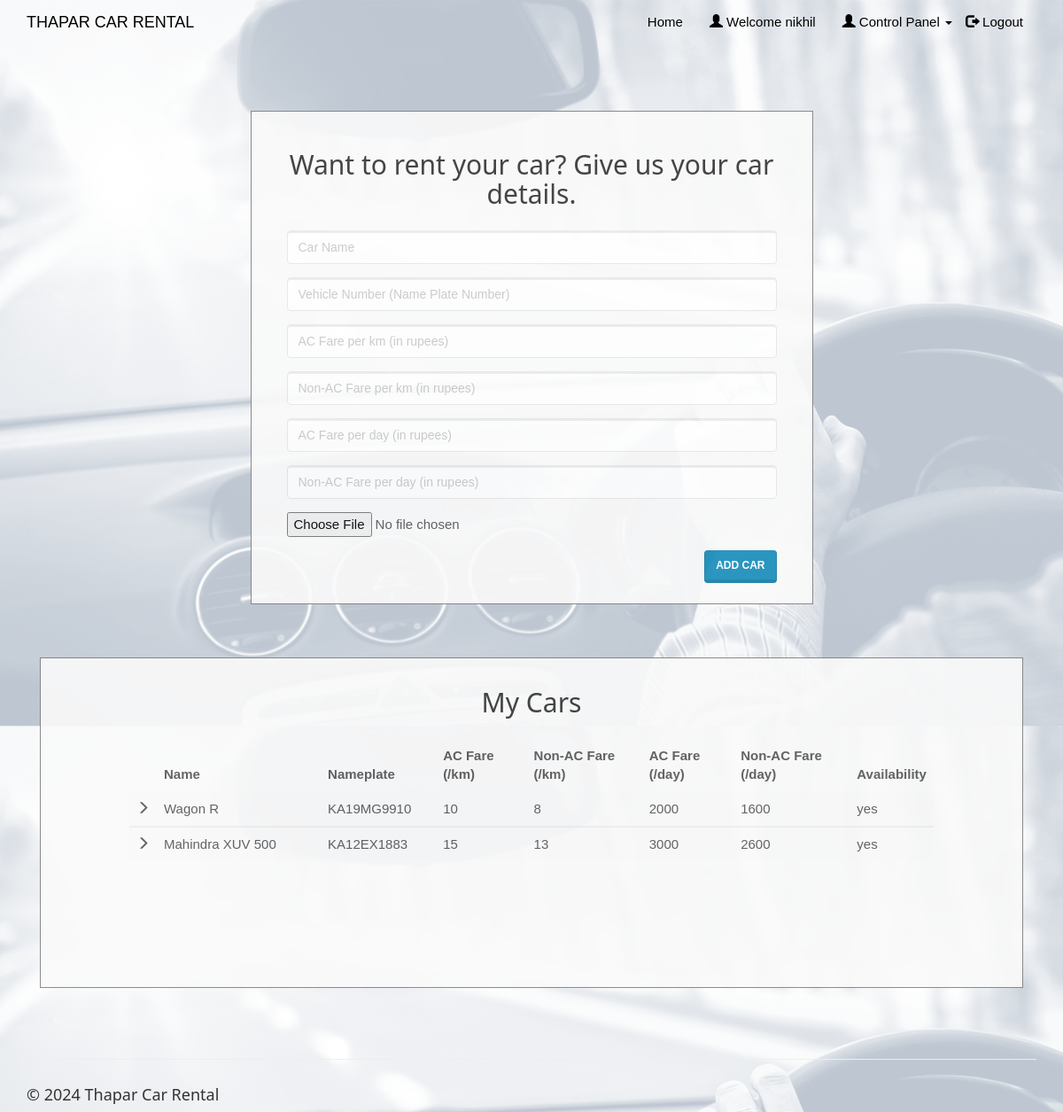
/entercar.php (signed in), run on the app's committed database.
### tables this page shows
CREATE TABLE cars (
  car_id int(20) NOT NULL,
  car_name varchar(50) NOT NULL,
  car_nameplate varchar(50) NOT NULL,
  car_img varchar(50) DEFAULT 'NA',
  ac_price float NOT NULL,
  non_ac_price float NOT NULL,
  ac_price_per_day float NOT NULL,
  non_ac_price_per_day float NOT NULL,
  car_availability varchar(10) NOT NULL
);

### entercar.php (the view, shortened to what this page needs)
<!DOCTYPE html>
<html>
<?php
include('session_client.php'); ?>
<head>
    <link rel="stylesheet" href="assets/bootstrap/css/bootstrap.min.css">
    <link rel="stylesheet" href="assets/fonts/font-awesome.min.css">
    <link rel="stylesheet" type="text/css" href="assets/css/customerlogin.css">
    <link rel="stylesheet" href="assets/w3css/w3.css">
    <link rel="stylesheet" type="text/css" media="screen" href="assets/css/clientpage.css" />
</head>
<body>
    <nav class="navbar navbar-custom navbar-fixed-top" role="navigation" style="color: black">
        <div class="container">
            <div class="navbar-header">
                <a class="navbar-brand page-scroll" href="index.php">
                   THAPAR CAR RENTAL </a>
            </div>
            <?php
                if(isset($_SESSION['login_client'])){
            ?>
            <div class="collapse navbar-collapse navbar-right navbar-main-collapse">
                <ul class="nav navbar-nav">
                    <li>
                        <a href="index.php">Home</a>
                    </li>
                    <li>
                        <a href="#"><span class="glyphicon glyphicon-user"></span> Welcome <?php echo $_SESSION['login_client']; ?></a>
                    </li>
                    <li>
                    <ul class="nav navbar-nav navbar-right">
            <li><a href="#" class="dropdown-toggle active" data-toggle="dropdown" role="button" aria-haspopup="true" aria-expanded="false"><span class="glyphicon glyphicon-user"></span> Control Panel <span class="caret"></span> </a>
            </li>
          </ul>
                    </li>
                    <li>
                        <a href="logout.php"><span class="glyphicon glyphicon-log-out"></span> Logout</a>
                    </li>
                </ul>
            </div>
            <?php
                }
                ?>
        </div>
    </nav>
    <div class="container" style="margin-top: 65px;" >
    <div class="col-md-7" style="float: none; margin: 0 auto;">
      <div class="form-area">
        <form role="form" action="entercar1.php" enctype="multipart/form-data" method="POST">
        <br style="clear: both">
          <h3 style="margin-bottom: 25px; text-align: center; font-size: 30px;"> Want to rent your car? Give us your car details. </h3>
          <div class="form-group">
            <input type="text" class="form-control" id="car_name" name="car_name" placeholder="Car Name " required autofocus="">
          </div>
          <div class="form-group">
            <input type="text" class="form-control" id="car_nameplate" name="car_nameplate" placeholder="Vehicle Number (Name Plate Number)" required>
          </div>
          <div class="form-group">
            <input type="text" class="form-control" id="ac_price" name="ac_price" placeholder="AC Fare per km (in rupees)" required>
          </div>
          <div class="form-group">
            <input type="text" class="form-control" id="non_ac_price" name="non_ac_price" placeholder="Non-AC Fare per km (in rupees)" required>
          </div>
          <div class="form-group">
            <input type="text" class="form-control" id="ac_price_per_day" name="ac_price_per_day" placeholder="AC Fare per day (in rupees)" required>
          </div>
          <div class="form-group">
            <input type="text" class="form-control" id="non_ac_price_per_day" name="non_ac_price_per_day" placeholder="Non-AC Fare per day (in rupees)" required>
          </div>
          <div class="form-group">
            <input name="uploadedimage" type="file">
          </div>
           <button type="submit" id="submit" name="submit" class="btn btn-primary pull-right"> Add car</button>
        </form>
      </div>
    </div>
        <div class="col-md-12" style="float: none; margin: 0 auto;">
    <div class="form-area" style="padding: 0px 100px 100px 100px;">
        <form action="" method="POST">
        <br style="clear: both">
          <h3 style="margin-bottom: 25px; text-align: center; font-size: 30px;"> My Cars </h3>
<?php
$user_check=$_SESSION['login_client'];
$sql = "SELECT * FROM cars WHERE car_id IN (SELECT car_id FROM clientcars WHERE client_username='$user_check');";
$result = mysqli_query($conn, $sql);
if (mysqli_num_rows($result) > 0) {
  ?>
<div style="overflow-x:auto;">
  <table class="table table-striped">
    <thead class="thead-dark">
      <tr>
        <th></th>
        <th width="24%"> Name</th>
        <th width="15%"> Nameplate </th>
        <th width="13%"> AC Fare (/km) </th>
        <th width="17%"> Non-AC Fare (/km)</th>
        <th width="13%"> AC Fare (/day)</th>
        <th width="17%"> Non-AC Fare (/day)</th>
        <th width="1%"> Availability </th>
      </tr>
    </thead>
    <?PHP
      while($row = mysqli_fetch_assoc($result)){
    ?>
  <tbody>
    <tr>
      <td> <span class="glyphicon glyphicon-menu-right"></span> </td>
      <td><?php echo $row["car_name"]; ?></td>
      <td><?php echo $row["car_nameplate"]; ?></td>
      <td><?php echo $row["ac_price"]; ?></td>
      <td><?php echo $row["non_ac_price"]; ?></td>
      <td><?php echo $row["ac_price_per_day"]; ?></td>
      <td><?php echo $row["non_ac_price_per_day"]; ?></td>
      <td><?php echo $row["car_availability"]; ?></td>
    </tr>
  </tbody>
  <?php } ?>
  </table>
  </div>
    <br>
  <?php } else { ?>
  <h4><center>0 Cars available</center> </h4>
  <?php } ?>
        </form>
</div>
        </div>
    </div>
</body>
<footer class="site-footer">
        <div class="container">
            <hr>
            <div class="row">
                <div class="col-sm-6">
                    <h5>© 2024 Thapar Car Rental</h5>
                </div>
            </div>
        </div>
    </footer>
</html>

### assets/css/customerlogin.css (style rules this page uses)
body, html { height: 100%; }
body { padding-top: 50px; background: url("../../assets/img/forcustomer.png"); background-size: 100%; }
footer { display: block; }

### assets/w3css/w3.css (style rules this page uses)
*,*:before,*:after { box-sizing:inherit }
html { -ms-text-size-adjust:100%;-webkit-text-size-adjust:100% }
body { margin:0 }
article,aside,details,figcaption,figure,footer,header,main,menu,nav,section,summary { display:block }
a { background-color:transparent;-webkit-text-decoration-skip:objects }
hr { box-sizing:content-box;height:0;overflow:visible }
button,input,select,textarea { font:inherit;margin:0 }
button,input { overflow:visible }
button,select { text-transform:none }
button,html [type=button],[type=reset],[type=submit] { -webkit-appearance:button }
html,body { font-family:Verdana,sans-serif;font-size:15px;line-height:1.5 }
html { overflow-x:hidden }
h3 { font-size:24px }
h5 { font-size:18px }
h1,h2,h3,h4,h5,h6 { font-family:"Segoe UI",Arial,sans-serif;font-weight:400;margin:10px 0 }
hr { border:0;border-top:1px solid #eee;margin:20px 0 }
a { color:inherit }

### assets/css/clientpage.css (style rules this page uses)
.form-area { background-color: #FAFAFA; padding: 10px 40px 60px; margin: 10px 0px 60px; border: 1px solid GREY; opacity: 0.9; }

### data on the page
cars: car_name "Wagon R", car_nameplate "KA19MG9910", ac_price "10", non_ac_price "8", ac_price_per_day "2000", non_ac_price_per_day "1600", car_availability "yes"
cars: car_name "Mahindra XUV 500", car_nameplate "KA12EX1883", ac_price "15", non_ac_price "13", ac_price_per_day "3000", non_ac_price_per_day "2600", car_availability "yes"

### other printed values
$_SESSION['login_client'] "nikhil"
